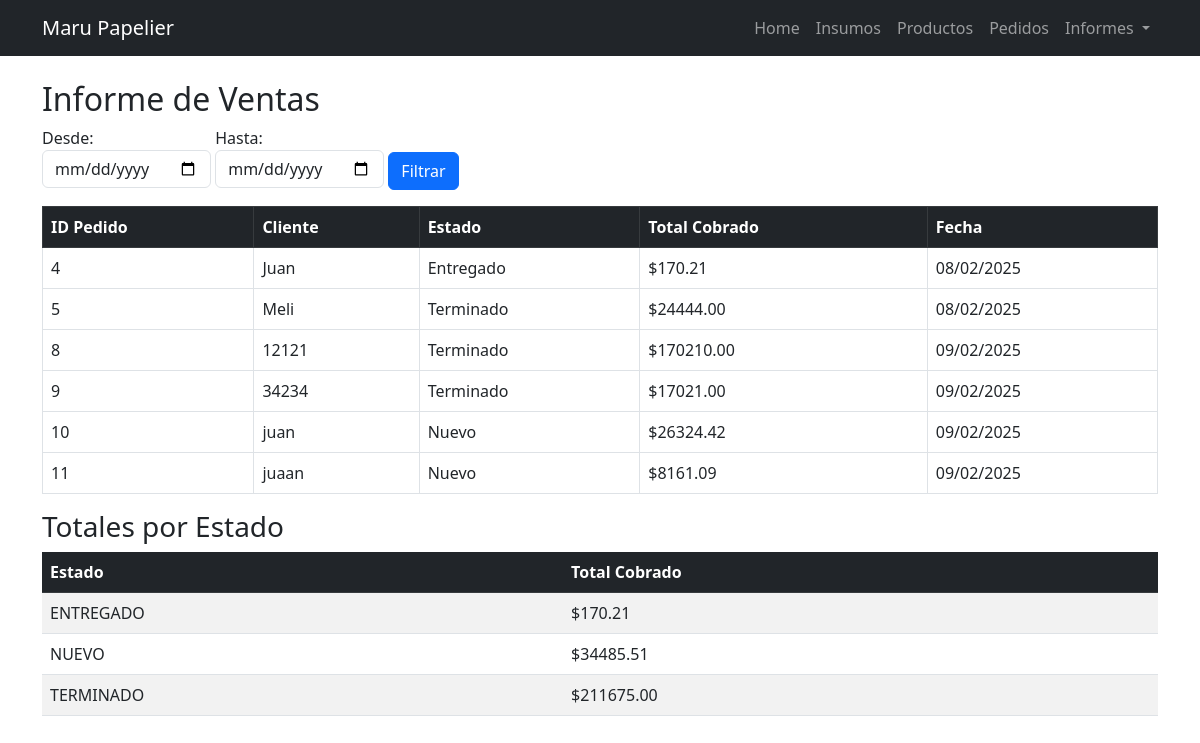
Page /gestion/informes/ventas/ on the committed database.
### gestion/models.py (models this page shows, shortened)
class Pedido(models.Model):
    ESTADOS = (
        ('NUEVO', 'Nuevo'),
        ('EN_PRODUCCION', 'En Producción'),
        ('TERMINADO', 'Terminado'),
        ('ENTREGADO', 'Entregado'),
        ('CANCELADO', 'Cancelado'),
    )
    cliente_nombre = models.CharField(max_length=100)
    cliente_telefono = models.CharField(max_length=20)
    cliente_email = models.EmailField(blank=True, null=True)
    cliente_instagram = models.CharField(max_length=100, blank=True, null=True)
    productos = models.ManyToManyField('Producto', through='PedidoProducto')
    total_costo = models.DecimalField(max_digits=10, decimal_places=2, default=0, editable=False)
    total_cobrado = models.DecimalField(max_digits=10, decimal_places=2, default=0, editable=False)
    ganancia = models.DecimalField(max_digits=10, decimal_places=2, default=0, editable=False)
    estado = models.CharField(max_length=20, choices=ESTADOS, default='NUEVO')
    fecha = models.DateTimeField(auto_now_add=True)

### gestion/views.py (the view)
# urls.py: path("informes/ventas/", views.informe_ventas, name="informe_ventas"),
def informe_ventas(request):
    fecha_inicio = request.GET.get("fecha_inicio", "")
    fecha_fin = request.GET.get("fecha_fin", "")
    pedidos = Pedido.objects.all()
    if fecha_inicio and fecha_fin:
        fecha_inicio = datetime.strptime(fecha_inicio, "%Y-%m-%d")
        fecha_fin = datetime.strptime(fecha_fin, "%Y-%m-%d")
        pedidos = pedidos.filter(fecha__date__range=(fecha_inicio.date(), fecha_fin.date()))
    total_por_estado = pedidos.values("estado").annotate(total=Sum("total_cobrado"))
    return render(request, "informes/ventas.html", {
        "pedidos": pedidos,
        "total_por_estado": total_por_estado,
        "fecha_inicio": fecha_inicio.strftime("%Y-%m-%d") if fecha_inicio else "",
        "fecha_fin": fecha_fin.strftime("%Y-%m-%d") if fecha_fin else "",
    })

### gestion/templates/informes/ventas.html (shortened to what this page needs)
{% extends 'gestion/base.html' %}
{% block content %}
<h2>Informe de Ventas</h2>
<form method="get" class="mb-3">
    <label>Desde: <input type="date" name="fecha_inicio" value="{{ fecha_inicio }}" class="form-control"></label>
    <label>Hasta: <input type="date" name="fecha_fin" value="{{ fecha_fin }}" class="form-control"></label>
    <button type="submit" class="btn btn-primary">Filtrar</button>
</form>
<table class="table table-bordered">
    <thead class="table-dark">
        <tr>
            <th>ID Pedido</th>
            <th>Cliente</th>
            <th>Estado</th>
            <th>Total Cobrado</th>
            <th>Fecha</th>
        </tr>
    </thead>
    <tbody>
        {% for pedido in pedidos %}
        <tr>
            <td>{{ pedido.id }}</td>
            <td>{{ pedido.cliente_nombre }}</td>
            <td>{{ pedido.get_estado_display }}</td>
            <td>${{ pedido.total_cobrado|floatformat:2 }}</td>
            <td>{{ pedido.fecha|date:"d/m/Y" }}</td>
        </tr>
        {% empty %}
        <tr><td colspan="5" class="text-center">No hay pedidos en este período.</td></tr>
        {% endfor %}
    </tbody>
</table>
<h3>Totales por Estado</h3>
<table class="table table-striped">
    <thead class="table-dark">
        <tr>
            <th>Estado</th>
            <th>Total Cobrado</th>
        </tr>
    </thead>
    <tbody>
        {% for estado in total_por_estado %}
        <tr>
            <td>{{ estado.estado }}</td>
            <td>${{ estado.total|floatformat:2 }}</td>
        </tr>
        {% empty %}
        <tr><td colspan="2" class="text-center">No hay datos disponibles.</td></tr>
        {% endfor %}
    </tbody>
</table>
{% endblock %}

### rows in the picture
Pedido: id "4", cliente_nombre "Juan", estado "Entregado", total_cobrado "170.21", fecha "08/02/2025", estado "ENTREGADO", total "170.21"
Pedido: id "5", cliente_nombre "Meli", estado "Terminado", total_cobrado "24444.00", fecha "08/02/2025"
Pedido: id "8", cliente_nombre "12121", estado "Terminado", total_cobrado "170210.00", fecha "09/02/2025"
Pedido: id "9", cliente_nombre "34234", estado "Terminado", total_cobrado "17021.00", fecha "09/02/2025"
Pedido: id "10", cliente_nombre "juan", estado "Nuevo", total_cobrado "26324.42", fecha "09/02/2025"
Pedido: id "11", cliente_nombre "juaan", estado "Nuevo", total_cobrado "8161.09", fecha "09/02/2025"

### other values in the picture
{{ estado.estado }} "NUEVO" "TERMINADO"
{{ estado.total|floatformat:2 }} "34485.51" "211675.00"
